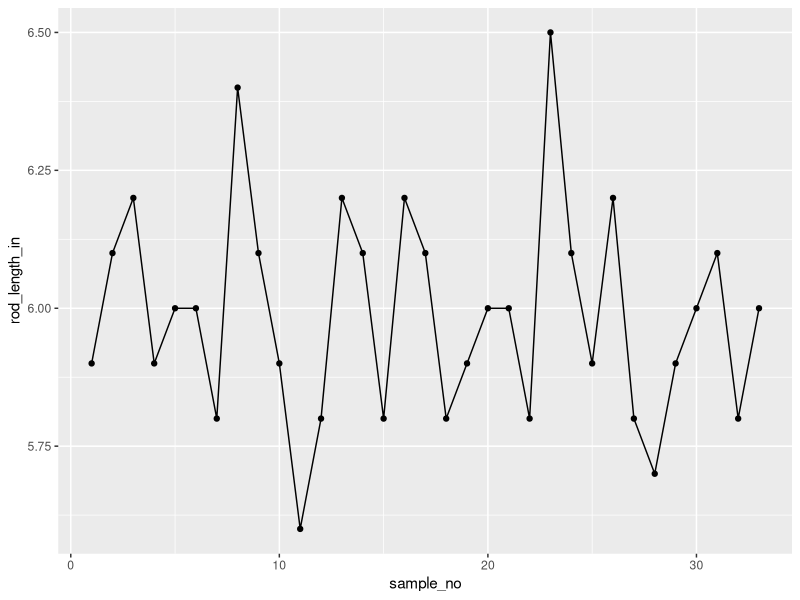
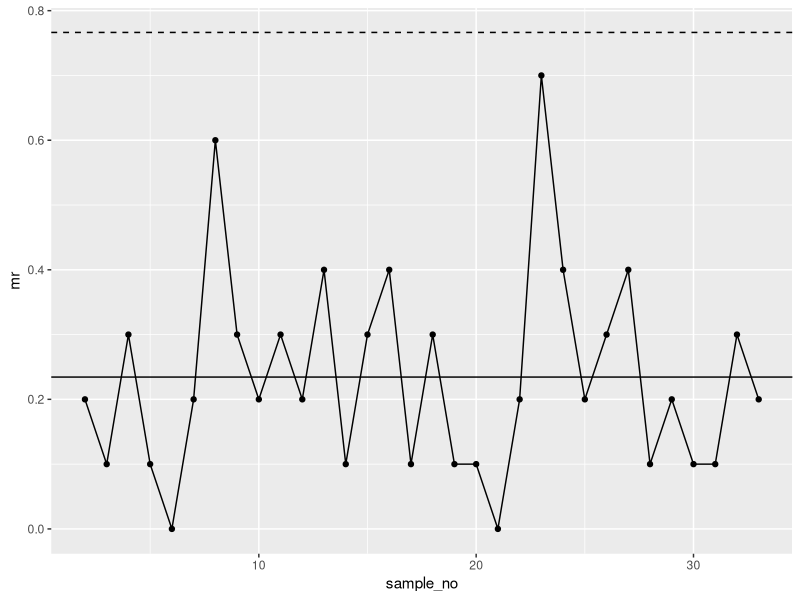
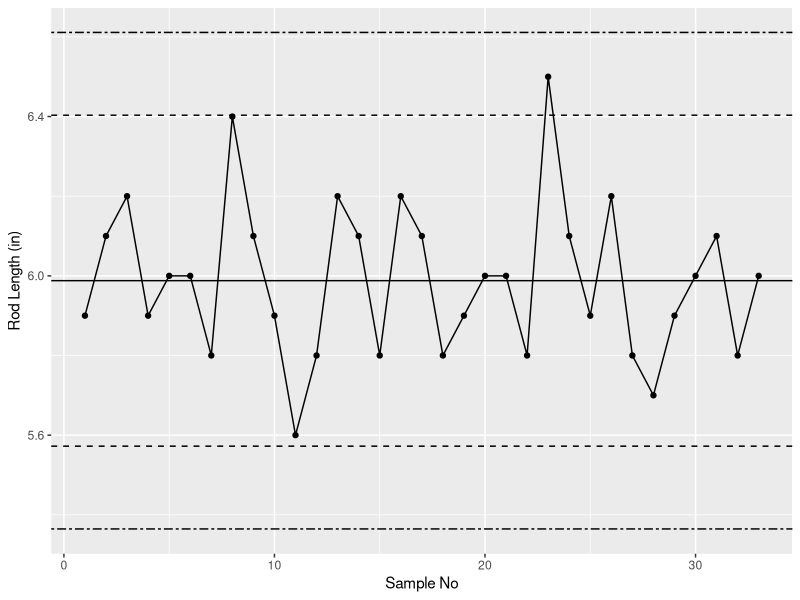
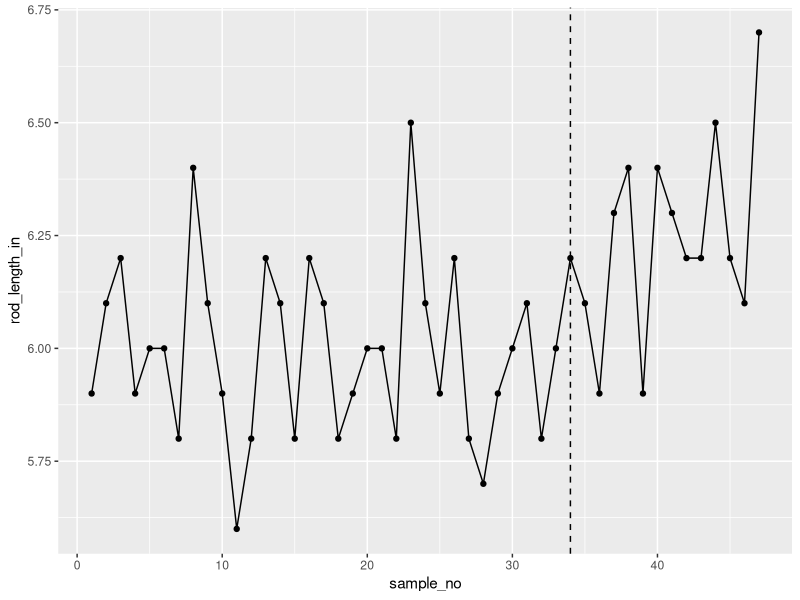
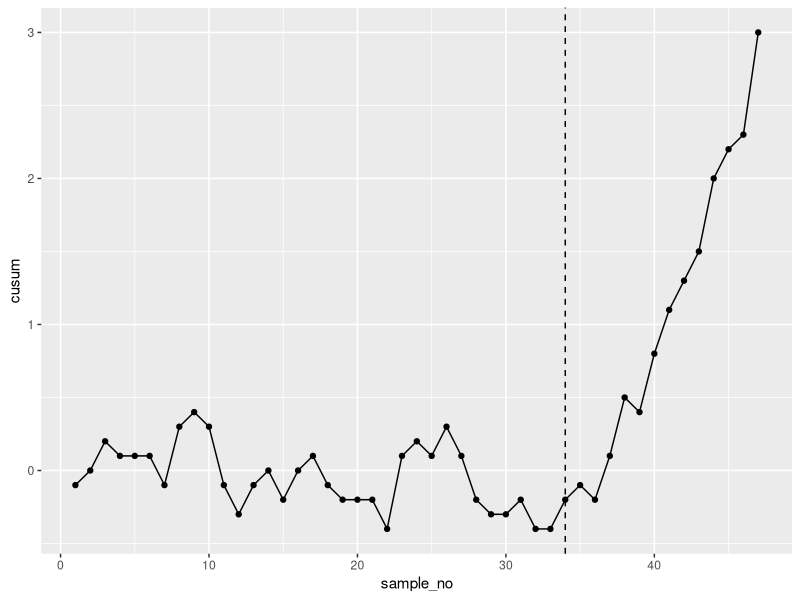

These figures' R source, in order:
## ---- chunk 1
knitr::opts_chunk$set(echo = TRUE)

library(tidyverse)
library(pdftools)
## ---- chunk 2
# Rods run data (Chart 29.5)
rods <- data.frame(sample_no = 1:33, 
                   rod_length_in = c(5.9, 6.1, 6.2, 5.9, 6.0, 6.0, 5.8, 6.4, 6.1, 
                                    5.9, 5.6, 5.8, 6.2, 6.1, 5.8, 6.2, 6.1, 5.8, 
                                    5.9, 6.0, 6.0, 5.8, 6.5, 6.1, 5.9, 6.2, 5.8, 
                                    5.7, 5.9, 6.0, 6.1, 5.8, 6.0))

# Creating a run chart 
rods %>%
  ggplot(aes(x = sample_no, y = rod_length_in)) + 
  geom_point() + 
  geom_line()

## ---- chunk 3
# the average
x_mean <- mean(rods$rod_length_in)

# average moving range
moving_range <- data.frame(sample_no = 2:33, 
                           mr = abs(diff(rods$rod_length_in)))

moving_range_mean <- mean(moving_range$mr)

# calculate standard deviation from the moving range
s_mr <- moving_range_mean/1.128 

# Upper and lower warning limits
UWL <- x_mean + 2 * s_mr
LWL <- x_mean - 2 * s_mr

# upper and lower action limits
UAL <- x_mean + 3 * s_mr
LAL <- x_mean - 3 * s_mr

# MR chart upper action limits
UAL_mr <- 3.27 * moving_range_mean


# Create Moving range control chart
moving_range %>%
  ggplot(aes(x = sample_no, y = mr)) +
  geom_point() + 
  geom_line() + 
  geom_hline(yintercept = c(moving_range_mean, UAL_mr), 
             linetype = c("solid", "dashed")) 


rods %>%
  ggplot(aes(x = sample_no, y = rod_length_in)) +
  geom_point() + 
  geom_line() + 
  geom_hline(yintercept = c(x_mean, UWL, LWL, UAL, LAL), 
             linetype = c("solid", "dashed", "dashed", "twodash", "twodash")) +
  labs(x = "Sample No", y = "Rod Length (in)")


## ---- chunk 4
# create a process change data frame
rods_process_changed <- data.frame(sample_no = 34:47, 
                                   rod_length_in = c(6.2, 6.1, 5.9, 6.3, 6.4, 5.9, 
                                                     6.4, 6.3, 6.2, 6.2, 6.5, 6.2, 
                                                     6.1, 6.7))

# Cusum data calculaiton 
rods_with_process_changed <- rods %>%
  bind_rows(rods_process_changed) %>%
   # minus the target value 6 (or average)
  mutate(rod_length_in_scaled = rod_length_in - 6) %>%
  # calculate cusum
  mutate(cusum = cumsum(rod_length_in_scaled))


# plot
p <- rods_with_process_changed %>%
  ggplot(aes(x = sample_no, y = rod_length_in)) + 
  geom_point() + 
  geom_line() + 
  geom_vline(xintercept = 34, linetype = "dashed") 

p

# cusum plot 
rods_with_process_changed %>%
  ggplot(aes(x = sample_no, y = cusum)) + 
  geom_point() + 
  geom_line() + 
  geom_vline(xintercept = 34, linetype = "dashed") 
